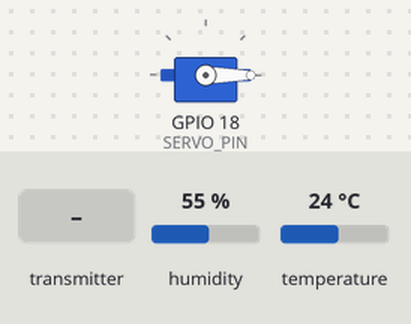
The sketch below on a simulated ESP32. Shown: servo. The inputs (shaded band) are chosen by the test bench; at power-on: temperature 24 °C, humidity 55 %. What the sketch prints to the serial monitor is not drawn.

Above: at 1.3 s.
1.4 s: the transmitter starts sending relayCmd = 1
At 2.16 s:
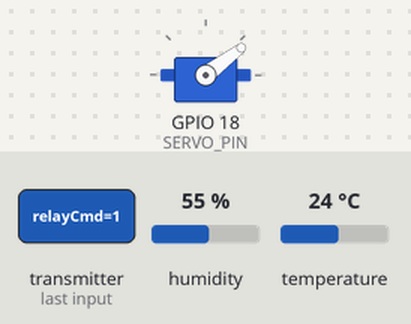
At 2.77 s:
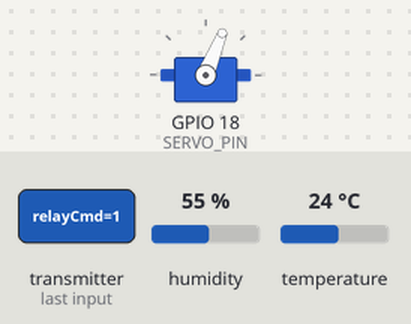
4.9 s: the transmitter starts sending relayCmd = 0
10.9 s: temperature set to 29.4 °C
13.3 s: temperature set to 30.7 °C
At 15.26 s:
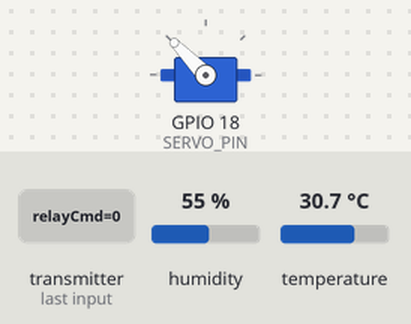
Timing chart, 0 to 18.2 s (numbered marks = the images above; inputs shaded):
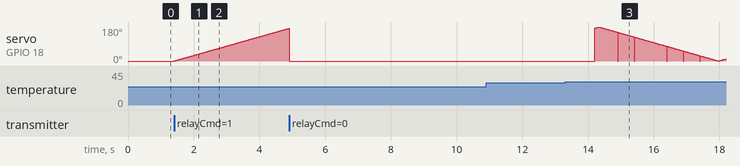

The sketch:

node2.ino
```cpp
#include <WiFi.h>
#include <esp_now.h>
#include <esp_wifi.h>
#include <DHT.h>
#include <ESP32Servo.h>

// ===== PINS =====
#define DHT_PIN 4
#define SERVO_PIN 18
#define DHT_TYPE DHT22

DHT dht(DHT_PIN, DHT_TYPE);
Servo servo;

// ===== MASTER MAC =====
uint8_t masterMAC[] = {0x1C, 0xC3, 0xAB, 0xBA, 0x9D, 0x9C};

// ===== STRUCT =====
typedef struct {
  int nodeId;
  float temp;
  float hum;
  int ldr;
  int relayCmd;
} message_t;

message_t msg;

// ===== SERVO =====
int angle = 0;
bool forward = true;
unsigned long lastMove = 0;

// ===== CONTROL =====
bool runActive = false;
unsigned long runStart = 0;
const unsigned long runTime = 10000;

// ===== TIMER =====
unsigned long lastSend = 0;

// ===== RECEIVE =====
void onReceive(const uint8_t *mac, const uint8_t *incomingData, int len) {
  message_t data;
  memcpy(&data, incomingData, sizeof(data));

  Serial.print("📩 Command: ");
  Serial.println(data.relayCmd);

  if (data.relayCmd == 1) {
    runActive = true;
    runStart = millis();
  } else {
    runActive = false;
    servo.write(0);
  }
}

// ===== SERVO SWEEP =====
void runServo() {
  if (millis() - lastMove > 15) {
    lastMove = millis();

    if (forward) angle++;
    else angle--;

    servo.write(angle);

    if (angle >= 180) forward = false;
    if (angle <= 0) forward = true;
  }
}

void setup() {
  Serial.begin(115200);

  WiFi.mode(WIFI_STA);
  WiFi.disconnect();
  delay(100);

  esp_wifi_set_channel(6, WIFI_SECOND_CHAN_NONE);

  if (esp_now_init() != ESP_OK) return;

  esp_now_register_recv_cb(onReceive);

  esp_now_peer_info_t peer = {};
  memcpy(peer.peer_addr, masterMAC, 6);
  peer.channel = 6;
  esp_now_add_peer(&peer);

  dht.begin();
  servo.attach(SERVO_PIN);
  servo.write(0);

  Serial.println("🚀 NODE 2 READY");
}

void loop() {

  float temp = dht.readTemperature();
  float hum = dht.readHumidity();

  if (isnan(temp)) return;

  // ===== SERVO CONTROL =====
  if (runActive) {

    if (millis() - runStart < runTime) {
      runServo();
    } else {
      runActive = false;
      servo.write(0);
    }

  } else {

    if (temp >= 30) {
      runServo();
    } else {
      servo.write(0);
    }
  }

  // ===== SEND EVERY 5 SEC =====
  if (millis() - lastSend >= 5000) {
    lastSend = millis();

    msg.nodeId = 2;
    msg.temp = temp;
    msg.hum = hum;

    esp_now_send(masterMAC, (uint8_t *)&msg, sizeof(msg));

    Serial.print("📡 Sent: ");
    Serial.print(temp);
    Serial.print(" | ");
    Serial.println(hum);
  }

  delay(20);
}
```

Measured:
- the behaviour switches between 29.9 and 30 °C on temperature (found by bisection; images 2 and 3)
- after the input at 1.4 s, servo on GPIO 18 (SERVO_PIN): moves from 0° to 173° over 3.5 s, starting at once
- after the input at 10.9 s, every drawn part: stays the same
